Frame 1 (no input): blank canvas, image omitted
Frame 60 (the mouse pressed at the canvas centre just before this capture): blank canvas, image omitted
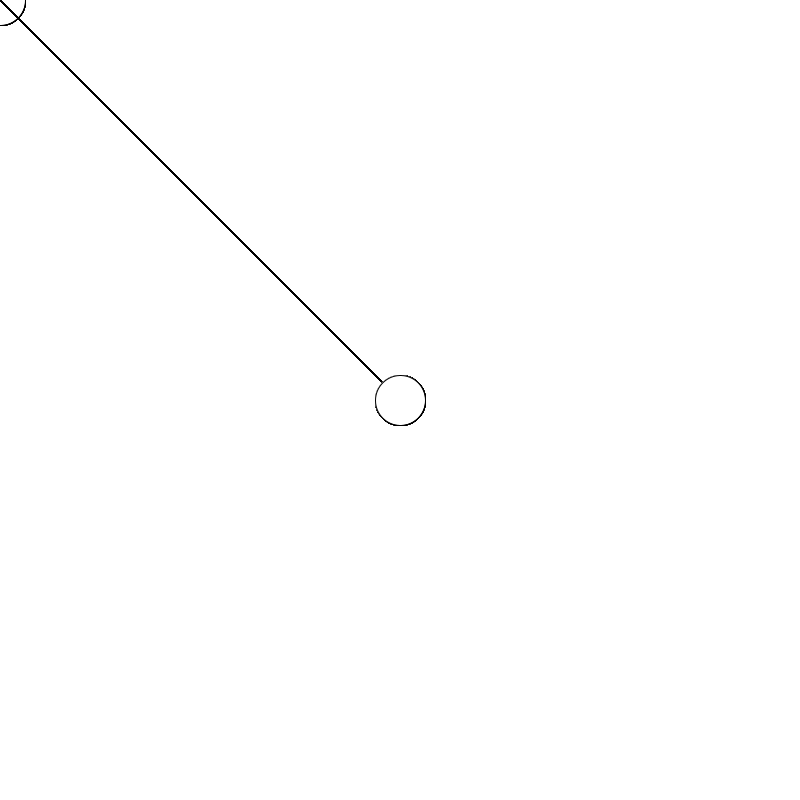
Frame 120 (the mouse held since frame 60 and released just before this capture)

The Processing sketch whose frames 1 and 60 were blank and that drew this single picture after the mouse press (run headless with seeded random() and noise(); from frame 60 on, the mouse is pressed at the canvas centre):

// Processing sketch: demo1_static_vs_dynamic
// ── demo1_static_vs_dynamic.pde
/*
///////////////////////////////////////////
 STATIC vs DYNAMIC:
 From demo exploring: 
 setup() and draw()
 basic input: mouseX, mouseY
 ///////////////////////////////////////////
 */


// the code in setup block runs once

void setup() {
  size (800, 800);
  background (255);
}


// the code in draw block runs repeatedly 

void draw() {
  //background (255); // move this line to setup and see what happens

  //static line 
  //line (0, 0, 400, 400); 

  //dynamic line
  line (0, 0, mouseX, mouseY);

  //adds ellipse following mouse
  ellipse (mouseX, mouseY, 50, 50);
}
